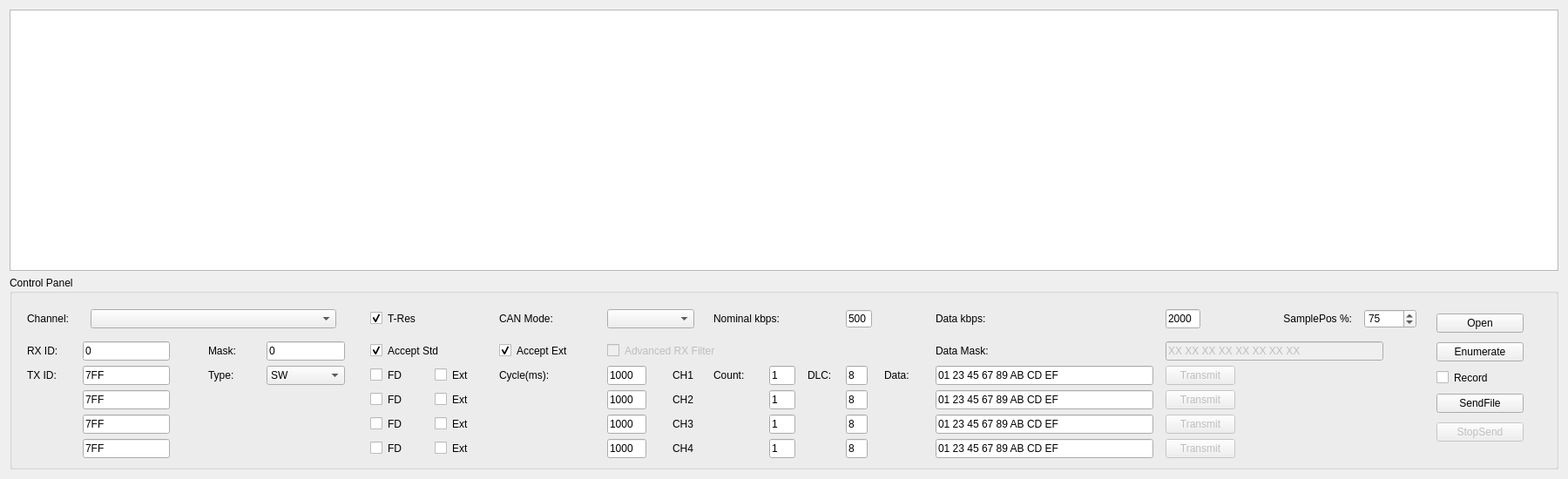
<?xml version="1.0" encoding="UTF-8"?>
<ui version="4.0">
 <class>Widget</class>
 <widget class="QWidget" name="Widget">
  <property name="geometry">
   <rect>
    <x>0</x>
    <y>0</y>
    <width>1800</width>
    <height>550</height>
   </rect>
  </property>
  <property name="minimumSize">
   <size>
    <width>1800</width>
    <height>550</height>
   </size>
  </property>
  <property name="maximumSize">
   <size>
    <width>16777215</width>
    <height>800</height>
   </size>
  </property>
  <property name="windowTitle">
   <string>BUSMUST CAN Analyzer</string>
  </property>
  <layout class="QGridLayout" name="gridLayout">
   <item row="0" column="0">
    <widget class="QTableView" name="msgTableView">
     <property name="minimumSize">
      <size>
       <width>955</width>
       <height>0</height>
      </size>
     </property>
     <property name="maximumSize">
      <size>
       <width>16777215</width>
       <height>300</height>
      </size>
     </property>
     <property name="selectionMode">
      <enum>QAbstractItemView::SingleSelection</enum>
     </property>
     <property name="selectionBehavior">
      <enum>QAbstractItemView::SelectRows</enum>
     </property>
    </widget>
   </item>
   <item row="1" column="0">
    <widget class="QGroupBox" name="groupBox">
     <property name="minimumSize">
      <size>
       <width>1450</width>
       <height>114</height>
      </size>
     </property>
     <property name="maximumSize">
      <size>
       <width>16777215</width>
       <height>16777215</height>
      </size>
     </property>
     <property name="styleSheet">
      <string notr="true">border-color: rgb(0, 0, 0);</string>
     </property>
     <property name="title">
      <string>Control Panel</string>
     </property>
     <layout class="QGridLayout" name="gridLayout_2">
      <item row="2" column="5">
       <widget class="QCheckBox" name="txExtendedCheck">
        <property name="minimumSize">
         <size>
          <width>60</width>
          <height>0</height>
         </size>
        </property>
        <property name="maximumSize">
         <size>
          <width>60</width>
          <height>16777215</height>
         </size>
        </property>
        <property name="text">
         <string>Ext</string>
        </property>
        <property name="checked">
         <bool>false</bool>
        </property>
       </widget>
      </item>
      <item row="0" column="19" rowspan="6">
       <widget class="QWidget" name="widget" native="true">
        <property name="minimumSize">
         <size>
          <width>100</width>
          <height>0</height>
         </size>
        </property>
        <property name="maximumSize">
         <size>
          <width>120</width>
          <height>16777215</height>
         </size>
        </property>
        <layout class="QVBoxLayout" name="verticalLayout">
         <item>
          <widget class="QPushButton" name="openButton">
           <property name="minimumSize">
            <size>
             <width>0</width>
             <height>0</height>
            </size>
           </property>
           <property name="maximumSize">
            <size>
             <width>100</width>
             <height>16777215</height>
            </size>
           </property>
           <property name="text">
            <string>Open</string>
           </property>
           <property name="checkable">
            <bool>true</bool>
           </property>
          </widget>
         </item>
         <item>
          <widget class="QPushButton" name="enumerateButton">
           <property name="minimumSize">
            <size>
             <width>0</width>
             <height>0</height>
            </size>
           </property>
           <property name="maximumSize">
            <size>
             <width>100</width>
             <height>16777215</height>
            </size>
           </property>
           <property name="text">
            <string>Enumerate</string>
           </property>
          </widget>
         </item>
         <item>
          <widget class="QCheckBox" name="recordCheck">
           <property name="text">
            <string>Record</string>
           </property>
          </widget>
         </item>
         <item>
          <widget class="QPushButton" name="sendButton">
           <property name="minimumSize">
            <size>
             <width>0</width>
             <height>0</height>
            </size>
           </property>
           <property name="maximumSize">
            <size>
             <width>100</width>
             <height>16777215</height>
            </size>
           </property>
           <property name="text">
            <string>SendFile</string>
           </property>
           <property name="checkable">
            <bool>true</bool>
           </property>
          </widget>
         </item>
         <item>
          <widget class="QPushButton" name="stopButton">
           <property name="enabled">
            <bool>false</bool>
           </property>
           <property name="minimumSize">
            <size>
             <width>0</width>
             <height>0</height>
            </size>
           </property>
           <property name="maximumSize">
            <size>
             <width>100</width>
             <height>16777215</height>
            </size>
           </property>
           <property name="text">
            <string>StopSend</string>
           </property>
          </widget>
         </item>
        </layout>
       </widget>
      </item>
      <item row="4" column="4">
       <widget class="QCheckBox" name="txFdCheck_3">
        <property name="text">
         <string>FD</string>
        </property>
       </widget>
      </item>
      <item row="0" column="1" colspan="3">
       <widget class="QWidget" name="widget_2" native="true">
        <property name="minimumSize">
         <size>
          <width>300</width>
          <height>0</height>
         </size>
        </property>
        <property name="maximumSize">
         <size>
          <width>300</width>
          <height>16777215</height>
         </size>
        </property>
        <layout class="QVBoxLayout" name="verticalLayout_2">
         <item>
          <widget class="MyComboBox" name="channelCombo">
           <property name="minimumSize">
            <size>
             <width>280</width>
             <height>0</height>
            </size>
           </property>
           <property name="maximumSize">
            <size>
             <width>16777215</width>
             <height>16777215</height>
            </size>
           </property>
          </widget>
         </item>
        </layout>
       </widget>
      </item>
      <item row="2" column="6">
       <widget class="QLabel" name="label_9">
        <property name="text">
         <string>Cycle(ms):</string>
        </property>
       </widget>
      </item>
      <item row="5" column="5">
       <widget class="QCheckBox" name="txExtendedCheck_4">
        <property name="text">
         <string>Ext</string>
        </property>
       </widget>
      </item>
      <item row="3" column="1">
       <widget class="QLineEdit" name="txIdEdit_2">
        <property name="minimumSize">
         <size>
          <width>100</width>
          <height>0</height>
         </size>
        </property>
        <property name="maximumSize">
         <size>
          <width>100</width>
          <height>16777215</height>
         </size>
        </property>
        <property name="text">
         <string>7FF</string>
        </property>
       </widget>
      </item>
      <item row="1" column="6">
       <widget class="QCheckBox" name="rxExtendedCheck">
        <property name="enabled">
         <bool>true</bool>
        </property>
        <property name="minimumSize">
         <size>
          <width>110</width>
          <height>0</height>
         </size>
        </property>
        <property name="maximumSize">
         <size>
          <width>110</width>
          <height>16777215</height>
         </size>
        </property>
        <property name="text">
         <string>Accept Ext</string>
        </property>
        <property name="checked">
         <bool>true</bool>
        </property>
       </widget>
      </item>
      <item row="0" column="4">
       <widget class="QCheckBox" name="tresCheck">
        <property name="text">
         <string>T-Res</string>
        </property>
        <property name="checked">
         <bool>true</bool>
        </property>
       </widget>
      </item>
      <item row="4" column="1">
       <widget class="QLineEdit" name="txIdEdit_3">
        <property name="maximumSize">
         <size>
          <width>100</width>
          <height>16777215</height>
         </size>
        </property>
        <property name="text">
         <string>7FF</string>
        </property>
       </widget>
      </item>
      <item row="5" column="16">
       <widget class="QPushButton" name="txButton_4">
        <property name="enabled">
         <bool>false</bool>
        </property>
        <property name="minimumSize">
         <size>
          <width>80</width>
          <height>0</height>
         </size>
        </property>
        <property name="maximumSize">
         <size>
          <width>100</width>
          <height>16777215</height>
         </size>
        </property>
        <property name="text">
         <string>Transmit</string>
        </property>
        <property name="checkable">
         <bool>true</bool>
        </property>
       </widget>
      </item>
      <item row="0" column="15">
       <widget class="QLabel" name="label_6">
        <property name="minimumSize">
         <size>
          <width>90</width>
          <height>0</height>
         </size>
        </property>
        <property name="maximumSize">
         <size>
          <width>90</width>
          <height>16777215</height>
         </size>
        </property>
        <property name="text">
         <string>Data kbps:</string>
        </property>
       </widget>
      </item>
      <item row="3" column="4">
       <widget class="QCheckBox" name="txFdCheck_2">
        <property name="text">
         <string>FD</string>
        </property>
       </widget>
      </item>
      <item row="3" column="10">
       <widget class="QLineEdit" name="txCountEdit_2">
        <property name="maximumSize">
         <size>
          <width>30</width>
          <height>16777215</height>
         </size>
        </property>
        <property name="text">
         <string>1</string>
        </property>
       </widget>
      </item>
      <item row="5" column="8">
       <widget class="QLabel" name="label_18">
        <property name="text">
         <string>CH4</string>
        </property>
       </widget>
      </item>
      <item row="2" column="9">
       <widget class="QLabel" name="label_11">
        <property name="maximumSize">
         <size>
          <width>50</width>
          <height>16777215</height>
         </size>
        </property>
        <property name="text">
         <string>Count:</string>
        </property>
       </widget>
      </item>
      <item row="5" column="15">
       <widget class="QLineEdit" name="txDataEdit_4">
        <property name="minimumSize">
         <size>
          <width>250</width>
          <height>0</height>
         </size>
        </property>
        <property name="maximumSize">
         <size>
          <width>200</width>
          <height>16777215</height>
         </size>
        </property>
        <property name="text">
         <string>01 23 45 67 89 AB CD EF</string>
        </property>
       </widget>
      </item>
      <item row="0" column="7" colspan="2">
       <widget class="QComboBox" name="modeCombo">
        <property name="minimumSize">
         <size>
          <width>100</width>
          <height>0</height>
         </size>
        </property>
        <property name="maximumSize">
         <size>
          <width>100</width>
          <height>16777215</height>
         </size>
        </property>
        <property name="maxVisibleItems">
         <number>4</number>
        </property>
       </widget>
      </item>
      <item row="3" column="16">
       <widget class="QPushButton" name="txButton_2">
        <property name="enabled">
         <bool>false</bool>
        </property>
        <property name="minimumSize">
         <size>
          <width>80</width>
          <height>0</height>
         </size>
        </property>
        <property name="maximumSize">
         <size>
          <width>100</width>
          <height>16777215</height>
         </size>
        </property>
        <property name="text">
         <string>Transmit</string>
        </property>
        <property name="checkable">
         <bool>true</bool>
        </property>
       </widget>
      </item>
      <item row="0" column="12">
       <widget class="QLineEdit" name="nominalBitrateEdit">
        <property name="minimumSize">
         <size>
          <width>30</width>
          <height>0</height>
         </size>
        </property>
        <property name="maximumSize">
         <size>
          <width>10</width>
          <height>20</height>
         </size>
        </property>
        <property name="text">
         <string>500</string>
        </property>
       </widget>
      </item>
      <item row="2" column="3">
       <widget class="QComboBox" name="txTypeCombo">
        <property name="enabled">
         <bool>true</bool>
        </property>
        <property name="minimumSize">
         <size>
          <width>90</width>
          <height>0</height>
         </size>
        </property>
        <property name="maximumSize">
         <size>
          <width>90</width>
          <height>16777215</height>
         </size>
        </property>
        <item>
         <property name="text">
          <string>SW</string>
         </property>
        </item>
       </widget>
      </item>
      <item row="4" column="12">
       <widget class="QLineEdit" name="txDlcEdit_3">
        <property name="maximumSize">
         <size>
          <width>25</width>
          <height>16777215</height>
         </size>
        </property>
        <property name="text">
         <string>8</string>
        </property>
       </widget>
      </item>
      <item row="1" column="7" colspan="5">
       <widget class="QCheckBox" name="rxAdvancedFilterCheck">
        <property name="enabled">
         <bool>false</bool>
        </property>
        <property name="minimumSize">
         <size>
          <width>200</width>
          <height>0</height>
         </size>
        </property>
        <property name="maximumSize">
         <size>
          <width>200</width>
          <height>16777215</height>
         </size>
        </property>
        <property name="text">
         <string>Advanced RX Filter</string>
        </property>
        <property name="checked">
         <bool>false</bool>
        </property>
       </widget>
      </item>
      <item row="4" column="10">
       <widget class="QLineEdit" name="txCountEdit_3">
        <property name="maximumSize">
         <size>
          <width>30</width>
          <height>16777215</height>
         </size>
        </property>
        <property name="text">
         <string>1</string>
        </property>
       </widget>
      </item>
      <item row="3" column="12">
       <widget class="QLineEdit" name="txDlcEdit_2">
        <property name="maximumSize">
         <size>
          <width>25</width>
          <height>16777215</height>
         </size>
        </property>
        <property name="text">
         <string>8</string>
        </property>
       </widget>
      </item>
      <item row="2" column="4">
       <widget class="QCheckBox" name="txFdCheck">
        <property name="maximumSize">
         <size>
          <width>60</width>
          <height>16777215</height>
         </size>
        </property>
        <property name="text">
         <string>FD</string>
        </property>
        <property name="checked">
         <bool>false</bool>
        </property>
       </widget>
      </item>
      <item row="0" column="6">
       <widget class="QLabel" name="label_4">
        <property name="text">
         <string>CAN Mode:</string>
        </property>
       </widget>
      </item>
      <item row="0" column="9" colspan="3">
       <widget class="QLabel" name="label_2">
        <property name="minimumSize">
         <size>
          <width>100</width>
          <height>0</height>
         </size>
        </property>
        <property name="maximumSize">
         <size>
          <width>120</width>
          <height>16777215</height>
         </size>
        </property>
        <property name="text">
         <string>&lt;html&gt;&lt;head/&gt;&lt;body&gt;&lt;p&gt;Nominal kbps:&lt;/p&gt;&lt;/body&gt;&lt;/html&gt;</string>
        </property>
       </widget>
      </item>
      <item row="5" column="7">
       <widget class="QLineEdit" name="txCycleEdit_4">
        <property name="maximumSize">
         <size>
          <width>45</width>
          <height>16777215</height>
         </size>
        </property>
        <property name="text">
         <string>1000</string>
        </property>
       </widget>
      </item>
      <item row="1" column="1">
       <widget class="QLineEdit" name="rxIdEdit">
        <property name="maximumSize">
         <size>
          <width>100</width>
          <height>16777215</height>
         </size>
        </property>
        <property name="text">
         <string>0</string>
        </property>
        <property name="maxLength">
         <number>8</number>
        </property>
       </widget>
      </item>
      <item row="2" column="10">
       <widget class="QLineEdit" name="txCountEdit">
        <property name="maximumSize">
         <size>
          <width>30</width>
          <height>16777215</height>
         </size>
        </property>
        <property name="text">
         <string>1</string>
        </property>
       </widget>
      </item>
      <item row="1" column="16" colspan="3">
       <widget class="QLineEdit" name="rxDataMaskEdit">
        <property name="enabled">
         <bool>false</bool>
        </property>
        <property name="minimumSize">
         <size>
          <width>250</width>
          <height>0</height>
         </size>
        </property>
        <property name="maximumSize">
         <size>
          <width>200</width>
          <height>16777215</height>
         </size>
        </property>
        <property name="text">
         <string>XX XX XX XX XX XX XX XX</string>
        </property>
        <property name="readOnly">
         <bool>false</bool>
        </property>
        <property name="placeholderText">
         <string>Accepted payload pattern in HEX format</string>
        </property>
       </widget>
      </item>
      <item row="3" column="15">
       <widget class="QLineEdit" name="txDataEdit_2">
        <property name="minimumSize">
         <size>
          <width>250</width>
          <height>0</height>
         </size>
        </property>
        <property name="maximumSize">
         <size>
          <width>200</width>
          <height>16777215</height>
         </size>
        </property>
        <property name="text">
         <string>01 23 45 67 89 AB CD EF</string>
        </property>
       </widget>
      </item>
      <item row="1" column="15">
       <widget class="QLabel" name="label_14">
        <property name="text">
         <string>Data Mask:</string>
        </property>
       </widget>
      </item>
      <item row="1" column="2">
       <widget class="QLabel" name="label_13">
        <property name="minimumSize">
         <size>
          <width>38</width>
          <height>0</height>
         </size>
        </property>
        <property name="maximumSize">
         <size>
          <width>38</width>
          <height>16777215</height>
         </size>
        </property>
        <property name="text">
         <string>Mask:</string>
        </property>
       </widget>
      </item>
      <item row="1" column="0">
       <widget class="QLabel" name="label_3">
        <property name="minimumSize">
         <size>
          <width>50</width>
          <height>0</height>
         </size>
        </property>
        <property name="maximumSize">
         <size>
          <width>50</width>
          <height>16777215</height>
         </size>
        </property>
        <property name="text">
         <string>RX ID:</string>
        </property>
       </widget>
      </item>
      <item row="5" column="1">
       <widget class="QLineEdit" name="txIdEdit_4">
        <property name="maximumSize">
         <size>
          <width>100</width>
          <height>16777215</height>
         </size>
        </property>
        <property name="text">
         <string>7FF</string>
        </property>
       </widget>
      </item>
      <item row="2" column="1">
       <widget class="QLineEdit" name="txIdEdit">
        <property name="minimumSize">
         <size>
          <width>100</width>
          <height>0</height>
         </size>
        </property>
        <property name="maximumSize">
         <size>
          <width>100</width>
          <height>16777215</height>
         </size>
        </property>
        <property name="text">
         <string>7FF</string>
        </property>
        <property name="maxLength">
         <number>8</number>
        </property>
       </widget>
      </item>
      <item row="2" column="2">
       <widget class="QLabel" name="label_12">
        <property name="text">
         <string>Type:</string>
        </property>
       </widget>
      </item>
      <item row="2" column="7">
       <widget class="QLineEdit" name="txCycleEdit">
        <property name="minimumSize">
         <size>
          <width>45</width>
          <height>0</height>
         </size>
        </property>
        <property name="maximumSize">
         <size>
          <width>45</width>
          <height>16777215</height>
         </size>
        </property>
        <property name="text">
         <string>1000</string>
        </property>
        <property name="placeholderText">
         <string/>
        </property>
       </widget>
      </item>
      <item row="4" column="16">
       <widget class="QPushButton" name="txButton_3">
        <property name="enabled">
         <bool>false</bool>
        </property>
        <property name="minimumSize">
         <size>
          <width>80</width>
          <height>0</height>
         </size>
        </property>
        <property name="maximumSize">
         <size>
          <width>100</width>
          <height>16777215</height>
         </size>
        </property>
        <property name="text">
         <string>Transmit</string>
        </property>
        <property name="checkable">
         <bool>true</bool>
        </property>
       </widget>
      </item>
      <item row="2" column="16">
       <widget class="QPushButton" name="txButton">
        <property name="enabled">
         <bool>false</bool>
        </property>
        <property name="minimumSize">
         <size>
          <width>80</width>
          <height>0</height>
         </size>
        </property>
        <property name="maximumSize">
         <size>
          <width>100</width>
          <height>16777215</height>
         </size>
        </property>
        <property name="text">
         <string>Transmit</string>
        </property>
        <property name="checkable">
         <bool>true</bool>
        </property>
       </widget>
      </item>
      <item row="4" column="5">
       <widget class="QCheckBox" name="txExtendedCheck_3">
        <property name="text">
         <string>Ext</string>
        </property>
       </widget>
      </item>
      <item row="3" column="8">
       <widget class="QLabel" name="label_16">
        <property name="text">
         <string>CH2</string>
        </property>
       </widget>
      </item>
      <item row="2" column="14">
       <widget class="QLabel" name="label_10">
        <property name="maximumSize">
         <size>
          <width>45</width>
          <height>16777215</height>
         </size>
        </property>
        <property name="text">
         <string>Data:</string>
        </property>
       </widget>
      </item>
      <item row="0" column="16">
       <widget class="QLineEdit" name="dataBitrateEdit">
        <property name="minimumSize">
         <size>
          <width>40</width>
          <height>0</height>
         </size>
        </property>
        <property name="maximumSize">
         <size>
          <width>40</width>
          <height>16777215</height>
         </size>
        </property>
        <property name="text">
         <string>2000</string>
        </property>
       </widget>
      </item>
      <item row="2" column="11">
       <widget class="QLabel" name="label_8">
        <property name="maximumSize">
         <size>
          <width>30</width>
          <height>16777215</height>
         </size>
        </property>
        <property name="text">
         <string>DLC:</string>
        </property>
       </widget>
      </item>
      <item row="4" column="8">
       <widget class="QLabel" name="label_17">
        <property name="text">
         <string>CH3</string>
        </property>
       </widget>
      </item>
      <item row="3" column="5">
       <widget class="QCheckBox" name="txExtendedCheck_2">
        <property name="text">
         <string>Ext</string>
        </property>
       </widget>
      </item>
      <item row="4" column="7">
       <widget class="QLineEdit" name="txCycleEdit_3">
        <property name="maximumSize">
         <size>
          <width>45</width>
          <height>16777215</height>
         </size>
        </property>
        <property name="text">
         <string>1000</string>
        </property>
       </widget>
      </item>
      <item row="5" column="10">
       <widget class="QLineEdit" name="txCountEdit_4">
        <property name="maximumSize">
         <size>
          <width>30</width>
          <height>16777215</height>
         </size>
        </property>
        <property name="text">
         <string>1</string>
        </property>
       </widget>
      </item>
      <item row="2" column="12">
       <widget class="QLineEdit" name="txDlcEdit">
        <property name="maximumSize">
         <size>
          <width>25</width>
          <height>16777215</height>
         </size>
        </property>
        <property name="text">
         <string>8</string>
        </property>
        <property name="maxLength">
         <number>2</number>
        </property>
       </widget>
      </item>
      <item row="0" column="17">
       <widget class="QLabel" name="label_7">
        <property name="minimumSize">
         <size>
          <width>120</width>
          <height>0</height>
         </size>
        </property>
        <property name="maximumSize">
         <size>
          <width>120</width>
          <height>16777215</height>
         </size>
        </property>
        <property name="text">
         <string>&lt;html&gt;&lt;head/&gt;&lt;body&gt;&lt;p align=&quot;right&quot;&gt;SamplePos %:&lt;/p&gt;&lt;/body&gt;&lt;/html&gt;</string>
        </property>
       </widget>
      </item>
      <item row="1" column="3">
       <widget class="QLineEdit" name="rxMaskEdit">
        <property name="minimumSize">
         <size>
          <width>90</width>
          <height>0</height>
         </size>
        </property>
        <property name="maximumSize">
         <size>
          <width>90</width>
          <height>16777215</height>
         </size>
        </property>
        <property name="text">
         <string>0</string>
        </property>
        <property name="maxLength">
         <number>8</number>
        </property>
       </widget>
      </item>
      <item row="5" column="12">
       <widget class="QLineEdit" name="txDlcEdit_4">
        <property name="maximumSize">
         <size>
          <width>25</width>
          <height>16777215</height>
         </size>
        </property>
        <property name="text">
         <string>8</string>
        </property>
       </widget>
      </item>
      <item row="3" column="7">
       <widget class="QLineEdit" name="txCycleEdit_2">
        <property name="minimumSize">
         <size>
          <width>45</width>
          <height>0</height>
         </size>
        </property>
        <property name="maximumSize">
         <size>
          <width>45</width>
          <height>16777215</height>
         </size>
        </property>
        <property name="text">
         <string>1000</string>
        </property>
       </widget>
      </item>
      <item row="4" column="15">
       <widget class="QLineEdit" name="txDataEdit_3">
        <property name="minimumSize">
         <size>
          <width>250</width>
          <height>0</height>
         </size>
        </property>
        <property name="maximumSize">
         <size>
          <width>200</width>
          <height>16777215</height>
         </size>
        </property>
        <property name="text">
         <string>01 23 45 67 89 AB CD EF</string>
        </property>
       </widget>
      </item>
      <item row="1" column="4" colspan="2">
       <widget class="QCheckBox" name="rxStandardCheck">
        <property name="enabled">
         <bool>true</bool>
        </property>
        <property name="text">
         <string>Accept Std</string>
        </property>
        <property name="checked">
         <bool>true</bool>
        </property>
       </widget>
      </item>
      <item row="0" column="0">
       <widget class="QLabel" name="label">
        <property name="frameShape">
         <enum>QFrame::NoFrame</enum>
        </property>
        <property name="text">
         <string>Channel:</string>
        </property>
        <property name="openExternalLinks">
         <bool>false</bool>
        </property>
       </widget>
      </item>
      <item row="2" column="0">
       <widget class="QLabel" name="label_5">
        <property name="text">
         <string>TX ID:</string>
        </property>
       </widget>
      </item>
      <item row="0" column="18">
       <widget class="QSpinBox" name="samplePosSpin">
        <property name="minimumSize">
         <size>
          <width>60</width>
          <height>0</height>
         </size>
        </property>
        <property name="maximumSize">
         <size>
          <width>60</width>
          <height>16777215</height>
         </size>
        </property>
        <property name="minimum">
         <number>50</number>
        </property>
        <property name="maximum">
         <number>90</number>
        </property>
        <property name="singleStep">
         <number>5</number>
        </property>
        <property name="value">
         <number>75</number>
        </property>
       </widget>
      </item>
      <item row="5" column="4">
       <widget class="QCheckBox" name="txFdCheck_4">
        <property name="text">
         <string>FD</string>
        </property>
       </widget>
      </item>
      <item row="2" column="8">
       <widget class="QLabel" name="label_15">
        <property name="minimumSize">
         <size>
          <width>25</width>
          <height>0</height>
         </size>
        </property>
        <property name="maximumSize">
         <size>
          <width>25</width>
          <height>16777215</height>
         </size>
        </property>
        <property name="text">
         <string>&lt;html&gt;&lt;head/&gt;&lt;body&gt;&lt;p&gt;CH1&lt;/p&gt;&lt;/body&gt;&lt;/html&gt;</string>
        </property>
       </widget>
      </item>
      <item row="2" column="15">
       <widget class="QLineEdit" name="txDataEdit">
        <property name="minimumSize">
         <size>
          <width>250</width>
          <height>0</height>
         </size>
        </property>
        <property name="maximumSize">
         <size>
          <width>200</width>
          <height>16777215</height>
         </size>
        </property>
        <property name="text">
         <string>01 23 45 67 89 AB CD EF</string>
        </property>
       </widget>
      </item>
     </layout>
    </widget>
   </item>
  </layout>
 </widget>
 <customwidgets>
  <customwidget>
   <class>MyComboBox</class>
   <extends>QComboBox</extends>
   <header location="global">mycombobox.h</header>
  </customwidget>
 </customwidgets>
 <resources/>
 <connections/>
</ui>
